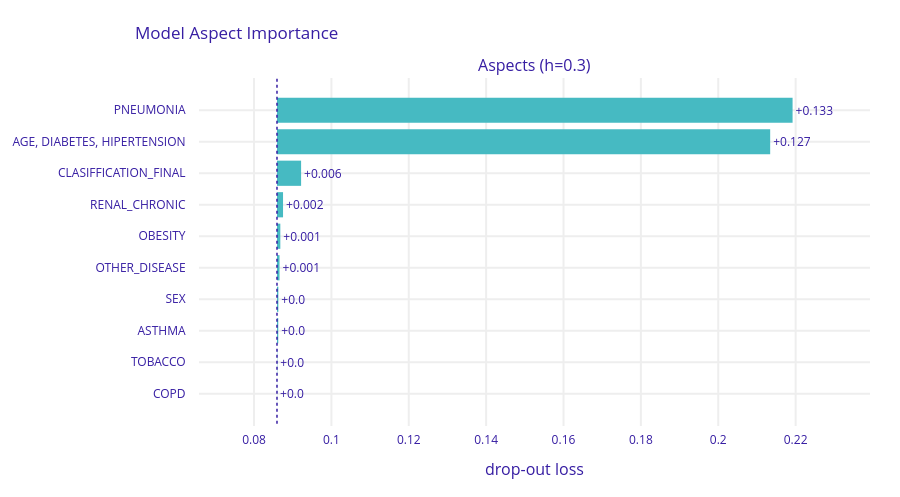
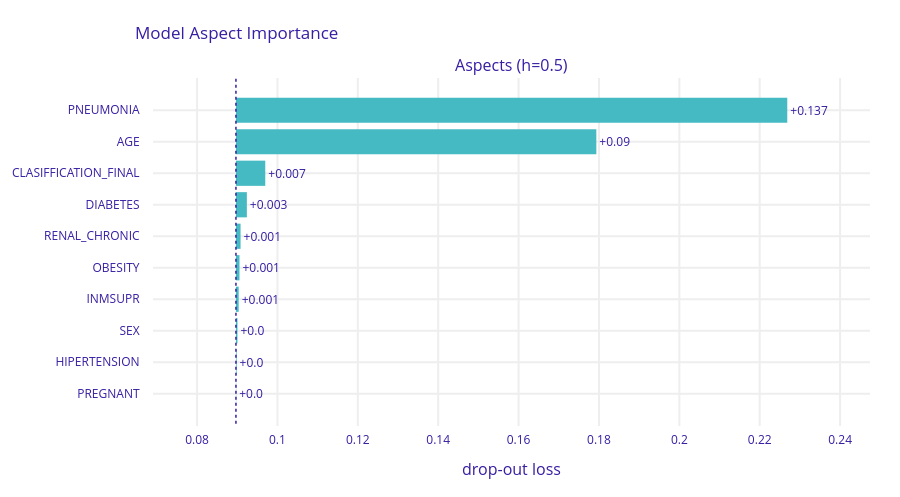

Source (notebook cell) for these figures, in order:
### Markdown cell above
## **11.3 Global Explanations with interactions (Aspects)**

When dealing with highly correlated features, calculating variable importance for single variables can be misleading because they can "split" the importance among themselves. To solve this, before building the explanations, we analyze the dependencies of the variables by creating an `Aspect` object.

The Aspect object identifies dependencies between variables and clusters them hierarchically into groups called **aspects**. We can control how strictly these variables are grouped by defining a minimum correlation threshold, represented by the parameter **`h`** (height).
* **Smaller values of `h`:** Lower the barrier for grouping, resulting in larger aspects that contain more variables.
* **Larger values of `h`:** Raise the barrier, requiring stronger correlation to group variables together, resulting in smaller aspects (or individual variables).

Once we define these aspects, we generate our variable importance plots using the entire grouped aspect rather than evaluating the single variables independently. The resulting explanations shift depending on the threshold we choose.

### Code cell
asp = dx.Aspect(exp_logreg)

thresholds_to_test = [0.3, 0.5, 0.8]

for thre in thresholds_to_test:
    print(f"--- Aspects generated for threshold h={thre} ---")
    
    # 1. Print the variable groupings for the current threshold
    print(asp.get_aspects(h=thre))

    # 2. Generate the explanation using aspects instead of single variables
    # We use an f-string to dynamically update the label with the current 'h' value
    fi_asp = asp.model_parts(h=thre, label=f'Aspects (h={thre})')
    
    # 3. Plot the result
    fi_asp.plot()

### Figure 1 — Plotly figure (JSON) as saved in the notebook; plotly's stock layout.template omitted (floating-point values rounded to 4 significant figures)
{"data": [{"base": 0.08594, "hoverinfo": "text", "hoverlabel": {"bgcolor": "rgba(0,0,0,0.8)"}, "hovertext": ["Aspect: PNEUMONIA<br>Min abs depend: 1.0<br>(between variables: PNEUMONIA, PNEUMONIA)<br>Drop-out loss: 0.219<br>Drop-out loss change: +0.133<br>Variables:<br>PNEUMONIA", "Aspect: aspect_1<br>Min abs depend: 0.345<br>(between variables: AGE, DIABETES)<br>Drop-out loss: 0.213<br>Drop-out loss change: +0.127<br>Variables:<br>AGE<br>DIABETES<br>HIPERTENSION", "Aspect: CLASIFFICATION_FINAL<br>Min abs depend: 1.0<br>(between variables: CLASIFFICATION_FINAL, CLASIFFICATION_FINAL)<br>Drop-out loss: 0.092<br>Drop-out loss change: +0.006<br>Variables:<br>CLASIFFICATION_FINAL", "Aspect: RENAL_CHRONIC<br>Min abs depend: 1.0<br>(between variables: RENAL_CHRONIC, RENAL_CHRONIC)<br>Drop-out loss: 0.087<br>Drop-out loss change: +0.002<br>Variables:<br>RENAL_CHRONIC", "Aspect: OBESITY<br>Min abs depend: 1.0<br>(between variables: OBESITY, OBESITY)<br>Drop-out loss: 0.087<br>Drop-out loss change: +0.001<br>Variables:<br>OBESITY", "Aspect: OTHER_DISEASE<br>Min abs depend: 1.0<br>(between variables: OTHER_DISEASE, OTHER_DISEASE)<br>Drop-out loss: 0.087<br>Drop-out loss change: +0.001<br>Variables:<br>OTHER_DISEASE", "Aspect: SEX<br>Min abs depend: 1.0<br>(between variables: SEX, SEX)<br>Drop-out loss: 0.086<br>Drop-out loss change: +0.0<br>Variables:<br>SEX", "Aspect: ASTHMA<br>Min abs depend: 1.0<br>(between variables: ASTHMA, ASTHMA)<br>Drop-out loss: 0.086<br>Drop-out loss change: +0.0<br>Variables:<br>ASTHMA", "Aspect: TOBACCO<br>Min abs depend: 1.0<br>(between variables: TOBACCO, TOBACCO)<br>Drop-out loss: 0.086<br>Drop-out loss change: +0.0<br>Variables:<br>TOBACCO", "Aspect: COPD<br>Min abs depend: 1.0<br>(between variables: COPD, COPD)<br>Drop-out loss: 0.086<br>Drop-out loss change: +0.0<br>Variables:<br>COPD"], "marker": {"color": "#46bac2"}, "orientation": "h", "showlegend": false, "text": ["+0.133", "+0.127", "+0.006", "+0.002", "+0.001", "+0.001", "+0.0", "+0.0", "+0.0", "+0.0"], "textposition": "outside", "type": "bar", "x": [0.1333, 0.1275, 0.006231, 0.001563, 0.0008609, 0.0006532, 0.0003514, 0.0003282, 7.032e-05, 2.378e-05], "xaxis": "x", "y": ["PNEUMONIA", "AGE, DIABETES, HIPERTENSION", "CLASIFFICATION_FINAL", "RENAL_CHRONIC", "OBESITY", "OTHER_DISEASE", "SEX", "ASTHMA", "TOBACCO", "COPD"], "yaxis": "y"}], "layout": {"annotations": [{"font": {"size": 16}, "showarrow": false, "text": "Aspects (h=0.3)", "x": 0.5, "xanchor": "center", "xref": "paper", "y": 1, "yanchor": "bottom", "yref": "paper"}, {"font": {"size": 16}, "showarrow": false, "text": "drop-out loss", "x": 0.5, "xanchor": "center", "xref": "paper", "y": 0, "yanchor": "top", "yref": "paper", "yshift": -30}], "font": {"color": "#371ea3"}, "height": 497.8, "margin": {"b": 71, "r": 30, "t": 78}, "shapes": [{"line": {"color": "#371ea3", "dash": "dot", "width": 1.5}, "type": "line", "x0": 0.08594, "x1": 0.08594, "xref": "x", "y0": -1, "y1": 10, "yref": "y"}], "title": {"text": "Model Aspect Importance", "x": 0.15}, "xaxis": {"anchor": "y", "automargin": true, "domain": [0, 1], "fixedrange": true, "gridwidth": 2, "range": [0.06577, 0.2392], "tickcolor": "white", "ticklen": 3, "ticks": "outside", "type": "linear", "zeroline": false}, "yaxis": {"anchor": "x", "automargin": true, "autorange": "reversed", "domain": [0, 1], "fixedrange": true, "gridwidth": 2, "tickcolor": "white", "ticklen": 10, "ticks": "outside", "type": "category"}}}

### Figure 2 — Plotly figure (JSON) as saved in the notebook; plotly's stock layout.template omitted (floating-point values rounded to 4 significant figures)
{"data": [{"base": 0.08967, "hoverinfo": "text", "hoverlabel": {"bgcolor": "rgba(0,0,0,0.8)"}, "hovertext": ["Aspect: PNEUMONIA<br>Min abs depend: 1.0<br>(between variables: PNEUMONIA, PNEUMONIA)<br>Drop-out loss: 0.227<br>Drop-out loss change: +0.137<br>Variables:<br>PNEUMONIA", "Aspect: AGE<br>Min abs depend: 1.0<br>(between variables: AGE, AGE)<br>Drop-out loss: 0.179<br>Drop-out loss change: +0.09<br>Variables:<br>AGE", "Aspect: CLASIFFICATION_FINAL<br>Min abs depend: 1.0<br>(between variables: CLASIFFICATION_FINAL, CLASIFFICATION_FINAL)<br>Drop-out loss: 0.097<br>Drop-out loss change: +0.007<br>Variables:<br>CLASIFFICATION_FINAL", "Aspect: DIABETES<br>Min abs depend: 1.0<br>(between variables: DIABETES, DIABETES)<br>Drop-out loss: 0.092<br>Drop-out loss change: +0.003<br>Variables:<br>DIABETES", "Aspect: RENAL_CHRONIC<br>Min abs depend: 1.0<br>(between variables: RENAL_CHRONIC, RENAL_CHRONIC)<br>Drop-out loss: 0.091<br>Drop-out loss change: +0.001<br>Variables:<br>RENAL_CHRONIC", "Aspect: OBESITY<br>Min abs depend: 1.0<br>(between variables: OBESITY, OBESITY)<br>Drop-out loss: 0.091<br>Drop-out loss change: +0.001<br>Variables:<br>OBESITY", "Aspect: INMSUPR<br>Min abs depend: 1.0<br>(between variables: INMSUPR, INMSUPR)<br>Drop-out loss: 0.09<br>Drop-out loss change: +0.001<br>Variables:<br>INMSUPR", "Aspect: SEX<br>Min abs depend: 1.0<br>(between variables: SEX, SEX)<br>Drop-out loss: 0.09<br>Drop-out loss change: +0.0<br>Variables:<br>SEX", "Aspect: HIPERTENSION<br>Min abs depend: 1.0<br>(between variables: HIPERTENSION, HIPERTENSION)<br>Drop-out loss: 0.09<br>Drop-out loss change: +0.0<br>Variables:<br>HIPERTENSION", "Aspect: PREGNANT<br>Min abs depend: 1.0<br>(between variables: PREGNANT, PREGNANT)<br>Drop-out loss: 0.09<br>Drop-out loss change: +0.0<br>Variables:<br>PREGNANT"], "marker": {"color": "#46bac2"}, "orientation": "h", "showlegend": false, "text": ["+0.137", "+0.09", "+0.007", "+0.003", "+0.001", "+0.001", "+0.001", "+0.0", "+0.0", "+0.0"], "textposition": "outside", "type": "bar", "x": [0.1372, 0.08967, 0.007297, 0.002719, 0.001148, 0.00088, 0.0006805, 0.0003789, 0.0001652, 5.593e-05], "xaxis": "x", "y": ["PNEUMONIA", "AGE", "CLASIFFICATION_FINAL", "DIABETES", "RENAL_CHRONIC", "OBESITY", "INMSUPR", "SEX", "HIPERTENSION", "PREGNANT"], "yaxis": "y"}], "layout": {"annotations": [{"font": {"size": 16}, "showarrow": false, "text": "Aspects (h=0.5)", "x": 0.5, "xanchor": "center", "xref": "paper", "y": 1, "yanchor": "bottom", "yref": "paper"}, {"font": {"size": 16}, "showarrow": false, "text": "drop-out loss", "x": 0.5, "xanchor": "center", "xref": "paper", "y": 0, "yanchor": "top", "yref": "paper", "yshift": -30}], "font": {"color": "#371ea3"}, "height": 497.8, "margin": {"b": 71, "r": 30, "t": 78}, "shapes": [{"line": {"color": "#371ea3", "dash": "dot", "width": 1.5}, "type": "line", "x0": 0.08967, "x1": 0.08967, "xref": "x", "y0": -1, "y1": 10, "yref": "y"}], "title": {"text": "Model Aspect Importance", "x": 0.15}, "xaxis": {"anchor": "y", "automargin": true, "domain": [0, 1], "fixedrange": true, "gridwidth": 2, "range": [0.06903, 0.2474], "tickcolor": "white", "ticklen": 3, "ticks": "outside", "type": "linear", "zeroline": false}, "yaxis": {"anchor": "x", "automargin": true, "autorange": "reversed", "domain": [0, 1], "fixedrange": true, "gridwidth": 2, "tickcolor": "white", "ticklen": 10, "ticks": "outside", "type": "category"}}}
